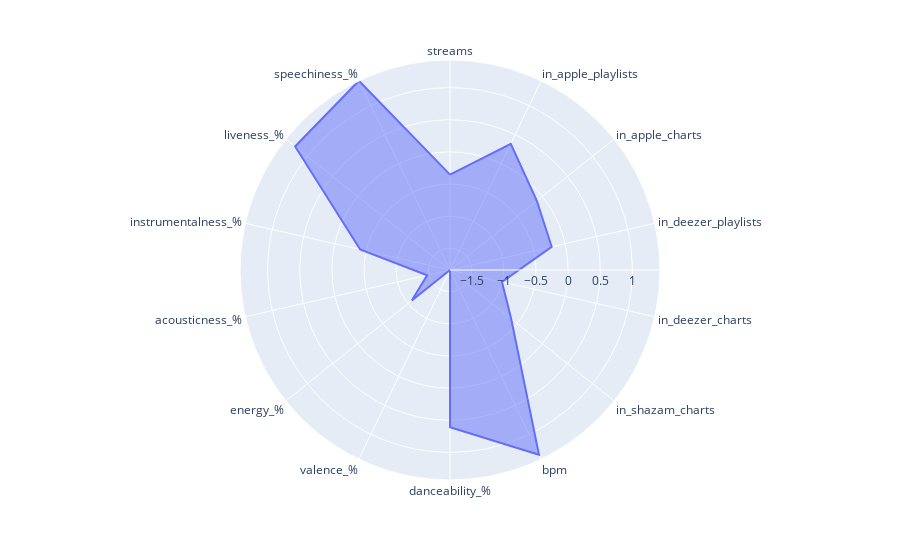

Notebook cell for this chart:
### Code cell
# Exemplo de um Radar Chart
fig = px.line_polar(medias, medias.iloc[5], theta=medias.columns, line_close=True)
fig.update_traces(fill='toself')
fig.show()

### Figure 1 — Plotly figure (JSON) as saved in the notebook; plotly's stock layout.template omitted (floating-point values rounded to 4 significant figures)
{"data": [{"fill": "toself", "hovertemplate": "r=%{r}<br>theta=%{theta}<extra></extra>", "legendgroup": "", "line": {"color": "#636efa", "dash": "solid"}, "marker": {"symbol": "circle"}, "mode": "lines", "name": "", "r": [-0.3529, 0.3424, -0.1093, -0.2144, -1.008, -0.6194, 1.353, 0.6097, -1.836, -1.077, -1.471, -0.4031, 1.243, 1.429, -0.3529], "showlegend": false, "subplot": "polar", "theta": ["streams", "in_apple_playlists", "in_apple_charts", "in_deezer_playlists", "in_deezer_charts", "in_shazam_charts", "bpm", "danceability_%", "valence_%", "energy_%", "acousticness_%", "instrumentalness_%", "liveness_%", "speechiness_%", "streams"], "type": "scatterpolar"}], "layout": {"legend": {"tracegroupgap": 0}, "margin": {"t": 60}, "polar": {"angularaxis": {"direction": "clockwise", "rotation": 90}, "domain": {"x": [0, 1], "y": [0, 1]}}}}
